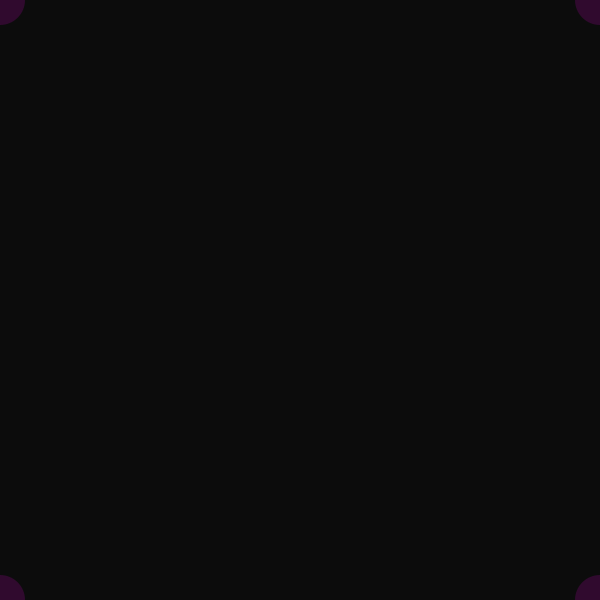
Frame 1 (no input)
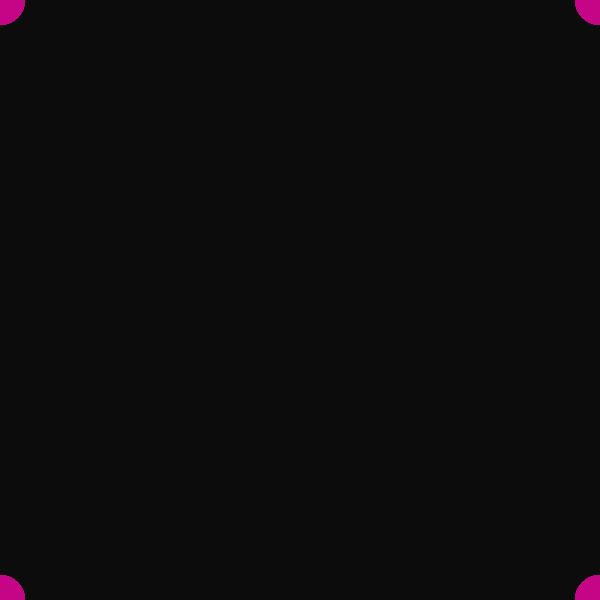
Frame 60 (the mouse pressed at the canvas centre just before this capture)
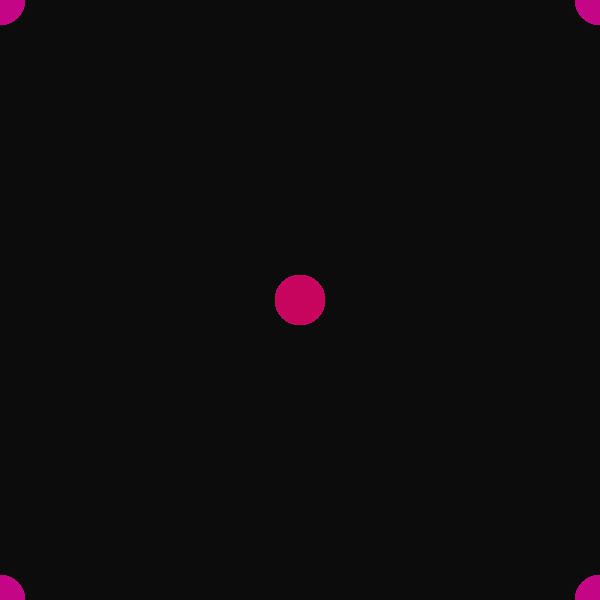
Frame 120 (the mouse held since frame 60 and released just before this capture)

The Processing sketch that drew these frames (run headless with seeded random() and noise(); from frame 60 on, the mouse is pressed at the canvas centre):

// Processing sketch: processing_135438
// ── processing_135438.pde

void setup() {
  size (600, 600);
  colorMode (HSB);
  noStroke ();
  background (random(0,20));
  }
void draw () {
  fill (random (200,255), 255, 200, 25);
  ellipse (mouseX, mouseY, 50, 50);
  ellipse (mouseY, mouseX, 50, 50);
  ellipse (height-mouseY, width-mouseX, 50, 50);
  ellipse (width-mouseX, height-mouseY, 50, 50);
  ellipse (height-mouseY, mouseX,50, 50);
  ellipse (mouseX,height-mouseY,50, 50);
  ellipse (mouseY, width-mouseX,50, 50);
  ellipse (width-mouseX,mouseY,50, 50);
}
